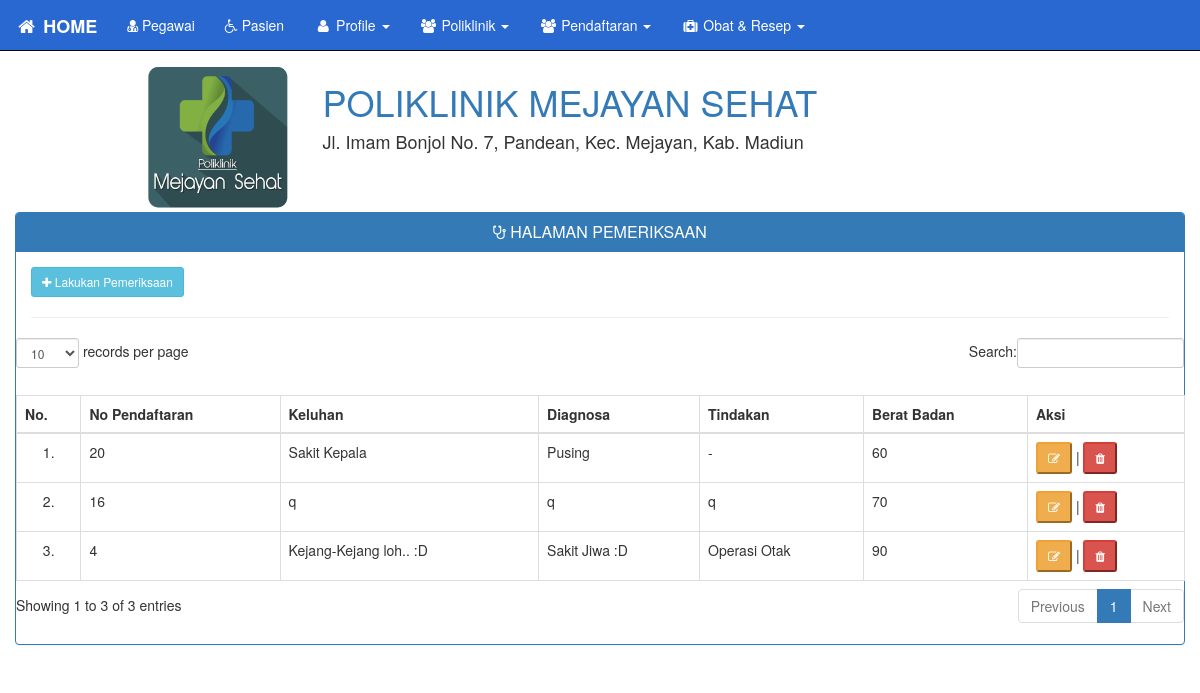
Screenshot of /index.php?halaman=Pemeriksaan (signed in) with the database file from the repository.
### tables this page shows
CREATE TABLE IF NOT EXISTS `pemeriksaan` (
  `no_pemeriksaan` int(10) NOT NULL AUTO_INCREMENT,
  `no_pendaftaran` int(10) NOT NULL,
  `keluhan` text NOT NULL,
  `diagnosa` text NOT NULL,
  `perawatan` text NOT NULL,
  `tindakan` text NOT NULL,
  `berat_badan` int(3) NOT NULL,
  `tensi_diastolik` int(5) NOT NULL,
  `tensi_sistolik` int(5) NOT NULL,
  PRIMARY KEY (`no_pemeriksaan`),
  KEY `no_pendaftaran` (`no_pendaftaran`)
);

### isi/pemeriksaan/pemeriksaan.php (the view, shortened to what this page needs)
<div class="clearfix">
<div class="panel panel-primary">
<div class="panel-heading">
	<h2 class="panel-title" align="center"><i class="fa fa-stethoscope"></i>
		HALAMAN PEMERIKSAAN</h2>
</div>
<div class="panel-body">
<a data-toggle="modal"  class="btn btn-info btn-sm" role="button"
data-target="#ModalTambah" href="#"><i class="fa fa-plus"></i> Lakukan Pemeriksaan</a>
<hr>
<div class="row">
	<table id="dokter" class="table table-bordered table-hover">
		<caption align="center"> </caption>
		<thead>
			<th align="center">No.</th>
			<th align="center">No Pendaftaran</th>
			<th align="center">Keluhan</th>
			<th align="center">Diagnosa</th>
			<th align="center">Tindakan</th>
			<th align="center">Berat Badan</th>
			<th align="center">Aksi</th>
		</thead>
		<tbody>
	<?php $qtampil = mysql_query("select * from pemeriksaan order by no_pemeriksaan desc");
		$no = 1;
		while($tm = mysql_fetch_array($qtampil)){?>
		<tr>
			<td align="center"><?php echo $no; ?>.</td>
			<td><?php echo $tm['no_pendaftaran'] ;?></td>
			<td><?php echo $tm['keluhan'] ?></td>
			<td><?php echo $tm['diagnosa'] ;?></td>
			<td><?php echo $tm['tindakan'] ;?></td>
			<td><?php echo $tm['berat_badan'] ;?></td>
			<td>
				<a href="index.php?halaman=Edit-Pemeriksaan&no=<?php
					echo $tm['no_pemeriksaan'] ;?>">
				<button class="btn-sm btn-warning"><i class="fa fa-edit"></i></button></a>
				| <a href="isi/pemeriksaan/hapuspemeriksaan.php?no=<?php echo
				$tm['no_pemeriksaan'] ;?>"
				onclick="return confirm('Anda Yakin untuk Menghapus Data Pemeriksaan?')">
				<button class="btn-sm btn-danger"><i class="fa fa-trash"></i></button></a>
			</td>
		</tr>
		<?php $no++; } ?>
		</tbody>
	</table>
</div>
</div>
</div>
</div>

### index.php (shortened to what this page needs)
<!DOCTYPE html>
<html>
<head>
<link rel="stylesheet" type="text/css" href="asset/css/bootstrap.css" media="screen">
<link rel="stylesheet" type="text/css" href="asset/css/dataTables.bootstrap.css">
<link href="asset/font-awesome/css/font-awesome.min.css" rel="stylesheet" type="text/css">
<link rel="stylesheet" type="text/css" href="asset/css/bootstrap-datetimepicker.css">
<link rel="stylesheet" type="text/css" href="asset/css/bootstrap-timepicker.min.css">
</head>
<body>
<?php
if(!isset($_SESSION['klinik'])){
	echo "<script>alert('Anda Belum Login...');
	document.location.href='login.php';</script>";
}else{
?>
<div class="container">
	<div class="row clearfix">
		<div class="col-md-12 column">
			<nav class="navbar navbar-default navbar-fixed-top navbar-inverse" role="navigation">
				<div class="navbar-header">
					 	 <a class="navbar-brand" href="index.php?halaman=Utama"><font color="white">
					 	<b><i class="fa fa-home fa-fw"></i> HOME</b></a></font>
				</div>
				<div class="collapse navbar-collapse" id="bs-example-navbar-collapse-1">
					<?php include 'menu.php'; ?>
				</div>
			</nav>
		</div>
	</div>
<div class="row"><br>
<div class="col-lg-3">
	<img src="asset/images/logo.png" align="right" class="img-responsive" alt="Poliklinik Mejayan Sehat"
	width="150px" height="150px" title="Poliklinik Mejayan Sehat">
</div>
<div class="col-lg-9">
	<h1 class="text-primary"><a href="index.php?halaman=Utama" style="text-decoration:none">
	POLIKLINIK MEJAYAN SEHAT</a></h1>
	<h4>Jl. Imam Bonjol No. 7, Pandean, Kec. Mejayan, Kab. Madiun</h4>
</div>
</div>
<div class="row">
<?php
$hal = $_GET['halaman'];
if($hal == 'Utama'){
	require 'isi/utama.php';
}else if($hal == 'Pegawai'){
	require 'isi/pegawai/pegawai.php';
}else if($hal == 'Edit-Pegawai'){
	require 'isi/pegawai/editpegawai.php';
}
else if($hal == 'Poliklinik'){
	require 'isi/poliklinik/poliklinik.php';
}else if($hal == 'Edit-Poliklinik'){
	require 'isi/poliklinik/editpoliklinik.php';
}
else if($hal == 'Dokter'){
	require 'isi/dokter/dokter.php';
}else if($hal == 'Edit-Dokter'){
	require 'isi/dokter/editdokter.php';
}
else if($hal == 'Pasien'){
	require 'isi/pasien/pasien.php';
}else if($hal == 'Edit-Pasien'){
	require 'isi/pasien/editpasien.php';
}else if($hal == 'Reg-Ulang'){
	require 'isi/pasien/regulang.php';
}
else if($hal == 'Obat'){
	require 'isi/obat/obat.php';
}else if($hal == 'Edit-Obat'){
	require 'isi/obat/editobat.php';
}
else if($hal == 'Resep'){
	require 'isi/resep/resep.php';
}else if($hal == 'Tambah-Resep'){
	require 'isi/resep/tambahresep.php';
}else if($hal == 'Edit-Resep'){
	require 'isi/resep/editresep.php';
}
else if($hal == 'Jadwal-Praktek'){
	require 'isi/jadwal/jadwal.php';
}else if($hal == 'Edit-Jadwal-Praktek'){
	require 'isi/jadwal/editjadwal.php';
}
else if($hal == 'Pendaftaran'){
	require 'isi/pendaftaran/pendaftaran.php';
}else if($hal == 'Edit-Pendaftaran'){
	require 'isi/pendaftaran/editpendaftaran.php';
}
else if($hal == 'Jenis-Biaya'){
	require 'isi/jb/jb.php';
}else if($hal == 'Edit-Jenis-Biaya'){
	require 'isi/jb/editjb.php';
}
else if($hal == 'Pemeriksaan'){
	require 'isi/pemeriksaan/pemeriksaan.php';
}else if($hal == 'Edit-Pemeriksaan'){
	require 'isi/pemeriksaan/editpemeriksaan.php';
}
else{
	echo "<h1>MAAF, HALAMAN TIDAK TERSEDIA</h1>";
}
?>
</div>
</div>
</body>
</html>
<?php } ?>

### menu.php (shortened to what this page needs)
<?php session_start();
	if(isset($_SESSION['klinik'])){
		$level = $_SESSION['klinik']['level_user'];
	}
if ($level == 'admin'){
?>
	<ul class="nav navbar-nav">
		<li>
			<a href="index.php?halaman=Pegawai"><font color="white">
			<i class="fa fa-user-md"></i> Pegawai</font></a>
		</li>
		<li>
			<a href="index.php?halaman=Pasien"><font color="white">
			<i class="fa fa-wheelchair"></i> Pasien</font></a>
		</li>
		<li class="dropdown">
		 <a href="#" class="dropdown-toggle" data-toggle="dropdown"><font color="white">
	 		<i class="fa fa-user fa-fw"></i> Profile <strong class="caret"></strong></font></a>
		</li>
		<li class="dropdown">
		 <a href="#" class="dropdown-toggle" data-toggle="dropdown"><font color="white">
	 		<i class="fa fa-users fa-fw"></i> Poliklinik <strong class="caret"></strong></font></a>
		</li>
		<li class="dropdown">
		 <a href="#" class="dropdown-toggle" data-toggle="dropdown"><font color="white">
	 		<i class="fa fa-users fa-fw"></i> Pendaftaran <strong class="caret"></strong></font></a>
		</li>
		<li class="dropdown">
		 <a href="#" class="dropdown-toggle" data-toggle="dropdown"><font color="white">
	 		<i class="fa fa-medkit fa-fw"></i> Obat & Resep <strong class="caret"></strong></font></a>
		</li>
	</ul>
<?php
} ?>

### index.php (style rules this page uses)
.navbar-inverse { background-color: #2968D1; color: #FF0000; }

### rows the page displays
pemeriksaan: no_pendaftaran "20", keluhan "Sakit Kepala", diagnosa "Pusing", tindakan "-", berat_badan "60"
pemeriksaan: no_pendaftaran "16", keluhan "q", diagnosa "q", tindakan "q", berat_badan "70"
pemeriksaan: no_pendaftaran "4", keluhan "Kejang-Kejang loh.. :D", diagnosa "Sakit Jiwa :D", tindakan "Operasi Otak", berat_badan "90"
